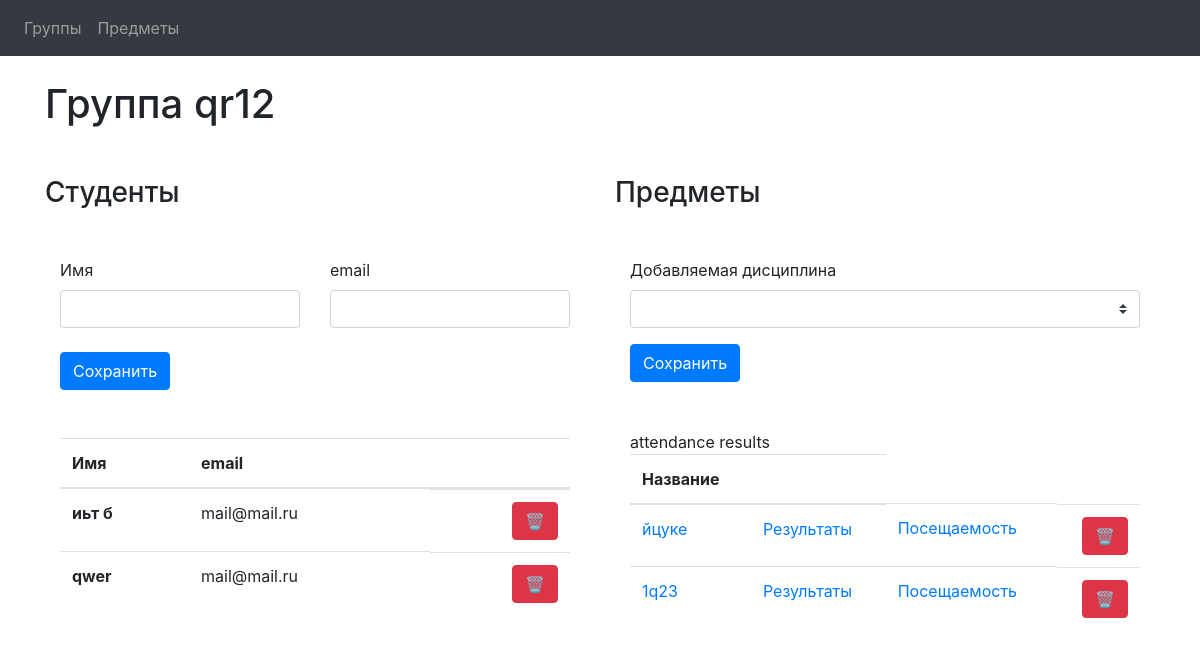
The app's page /groups/3/students with its own data.
### class_book/apps/groups/models.py (models this page shows, shortened)
class Group(models.Model):
    name = models.CharField(max_length=30)
    subjects = models.ManyToManyField(Subject)
    email = models.EmailField()
    password = models.CharField(max_length=128)

class Student(models.Model):
    name = models.CharField(max_length=100)
    email = models.EmailField(max_length=100)
    group = models.ForeignKey(Group, on_delete=models.CASCADE)

### class_book/apps/subjects/models.py (models this page shows)
class Subject(models.Model):
    name = models.CharField(max_length=30)
    level_3 = models.FloatField(default=25)
    level_4 = models.FloatField(default=50)
    level_5 = models.FloatField(default=75)
    attendance_score = models.FloatField(default=0)

### class_book/apps/groups/views.py (the view, shortened to what this page needs)
# urls.py: url(r'^(?P<pk>\d+)/students$', GroupStudentView.as_view(), name='group_students'),
class GroupStudentView(View):
    def get(self, request, pk, id: int = None):
        if id is not None:
            student = Student.objects.get(id=id)
            group = Group.objects.get(id=pk)
            subject_list = Subject.objects.all().order_by("name")
            return render(request, 'groups/info.html', locals())
        else:
            group = Group.objects.get(id=pk)
            return render(request, 'groups/info.html', locals())

### class_book/templates/groups/info.html (shortened to what this page needs)
{% extends "main/wrapper.html" %}
{% block content %}
    <div class="container">
        <h1 class="mb-5">Группа {{ group.name }}</h1>
        <div class="row">
            <div class="col-sm">
                <h3 class="mb-5">Студенты</h3>
                <div class="container">
                    <form action="/groups/{{ group.id }}/students" method="post">
                        <div class="row mb-4">
                            <div class="col">
                                <label for="studentName">Имя</label>
                                <input type="text" class="form-control" id="studentName" name="name">
                            </div>
                            <div class="col">
                                <label for="email">email</label>
                                <input type="email" class="form-control" id="email" name="email">
                            </div>
                        </div>
                        <button type="submit" class="btn btn-primary">Сохранить</button>
                    </form>
                </div>
                <div class="container mt-5">
                    <table class="table">
                        <thead>
                        <tr>
                            <th scope="col">Имя</th>
                            <th scope="col">email</th>
                            <th scope="col"></th>
                        </tr>
                        </thead>
                        <tbody>
                        {% for student in group.student_set.all %}
                            <tr>
                                <th scope="row">{{ student.name }}</th>
                                <td>{{ student.email }}</td>
                                <td class="d-flex justify-content-end">
                                    <form action="/groups/{{ group.id }}/students/{{ student.id }}" method="post">
                                        <button type="submit" class="btn btn-danger" name="delete">&#128465;</button>
                                    </form>
                                </td>
                            </tr>
                        {% endfor %}
                        </tbody>
                    </table>
                </div>
            </div>
            <div class="col-sm">
                <h3 class="mb-5">Предметы</h3>
                <div class="container">
                    <form action="/groups/{{ group.id }}/subjects" method="post">
                        <div class="form-group">
                            <label for="subject">Добавляемая дисциплина</label>
                            <select class="custom-select" id="subject" name="subject">
                            </select>
                        </div>
                        <button type="submit" class="btn btn-primary">Сохранить</button>
                    </form>
                </div>
                <div class="container mt-5">
                    <table class="table">
                        <thead>
                        <tr>
                            <th scope="col">Название</th>
                            <th scope="col"></th>
                        </tr>
                        </thead>
                        <tbody>attendance results
                        {% for subject in group.subjects.all %}
                            <tr>
                                <td><a href="/groups/{{ group.id }}/subjects/{{ subject.id }}">{{ subject.name }}</a></td>
                                <td><a href="{% url 'results' pk=group.id id=subject.id %}">Результаты</a></td>
                                <td><a href="{% url 'attendance' pk=group.id id=subject.id %}">Посещаемость</a></td>
                                <td class="d-flex justify-content-end">
                                    <form action="/groups/{{ group.id }}/subjects/{{ subject.id }}" method="post">
                                        <button type="submit" class="btn btn-danger" name="delete">&#128465;</button>
                                    </form>
                                </td>
                            </tr>
                        {% endfor %}
                        </tbody>
                    </table>
                </div>
            </div>
        </div>
    </div>
{% endblock %}

### records on screen
Group: name "qr12"
Student: name "иьт б", email "mail@mail.ru"
Student: name "qwer", email "mail@mail.ru"
Subject: name "йцуке"
Subject: name "1q23"
